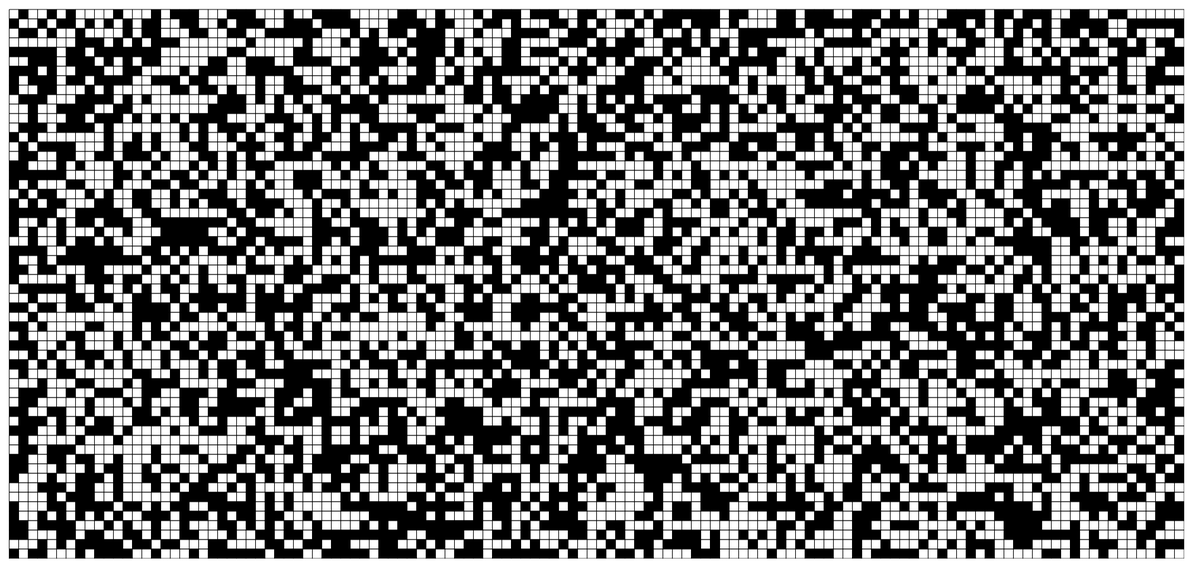
Frame 1 (no input)
Frame 60 (no input): identical to frame 1, image omitted
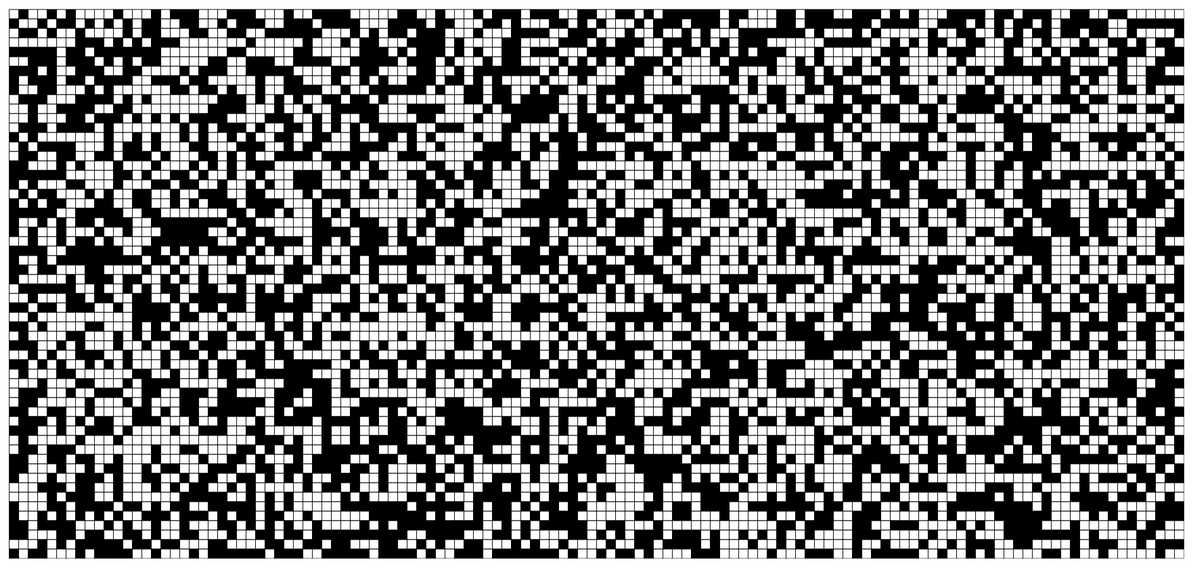
Frame 120 (the mouse pressed at the canvas centre since frame 60)

The p5.js sketch that drew these frames (run headless with seeded random() and noise() and a simulated clock; from frame 60 on, the mouse is pressed at the canvas centre):

// p5.js sketch
// ── sketch.js
var w, columns, rows;
var board, next;
var gen = false;
var framerate = 30;
w = 15;

function setup() {
    frameRate(framerate);
    createCanvas(1900, 900);
    columns = Math.floor(width / w);
    rows = Math.floor(height / w);
    randomTable();
}

function generateBlank() {
    board = new Array(columns);
    for (let i = 0; i < columns; i++) {
        board[i] = new Array(rows);
        for (let j = 0; j < rows; j++) {
            board[i][j] = 0;
        }
    }
    next = new Array(columns);
    for (let i = 0; i < columns; i++) {
        next[i] = new Array(rows);
        for (let j = 0; j < rows; j++) {
            next[i][j] = 0;
        }
    }
}

function randomTable() {
    board = new Array(columns);
    for (let i = 0; i < columns; i++) {
        board[i] = new Array(rows);
        for (let j = 0; j < rows; j++) {
            board[i][j] = 0;
        }
    }
    next = JSON.parse(JSON.stringify(board));
    for (let i = 0; i < columns; i++) {
        for (let j = 0; j < rows; j++) {
            board[i][j] = floor(random(2));
            if (i == 0 || j == 0 || i == columns - 1 || j == rows - 1)
                board[i][j] = 0;
        }
    }
}

function draw() {
    background(255);
    if (gen) {
        generate();
    }
    for (let i = 0; i < columns; i++) {
        for (let j = 0; j < rows; j++) {
            fill(255);
            if (board[i][j]) fill(0);
            strokeWeight(1);
            stroke(0);
            if (i == 0 || i == columns - 1 || j == 0 || j == rows - 1)
                noStroke();
            rect(i * w, j * w, w, w);
        }
    }
}

function generate() {
    for (let i = 1; i < columns - 1; i++) {
        for (let j = 1; j < rows - 1; j++) {
            let n = 0;
            // Compte le nombre de voisins
            for (let x = -1; x <= 1; x++) {
                for (let y = -1; y <= 1; y++) {
                    n += board[x + i][y + j];
                }
            }
            if (n > 4 || n < 3) { // Mort
                next[i][j] = 0;
            } else if (board[i][j] === 0 && n === 3) { // Naissance
                next[i][j] = 1
            } else { // Même état
                next[i][j] = board[i][j];
            }
        }
    }
    let temp = JSON.parse(JSON.stringify(board));
    board = JSON.parse(JSON.stringify(next));
    next = temp;
}

document.addEventListener("keyup", (e) => {
    if (e.keyCode == 32) {
        gen = !gen;
    }
});

// Events part
const changeW = (w2) => {
    w = w2;
};

function mousePressed() {
    let mx = mouseX;
    let my = mouseY;
    let sRow = Math.floor(mx / w);
    let sCol = Math.floor(my / w);
    board[sRow][sCol] = Math.abs(board[sRow][sCol] - 1);
    draw();
}

// ── style.css
*{
    user-select: none;
    user-zoom: none;
}
main {
    position: absolute;
    top: 50%;
    left: 50%;
    transform: translate(-50%, -50%);
}

.stats {
    position: absolute;
    display: inline-flex;
    bottom: 0;
}
.stats p {
    margin-left: 5px;
}

button:hover {
    color: orange;
}
button:active {
    color: orangered;
}
